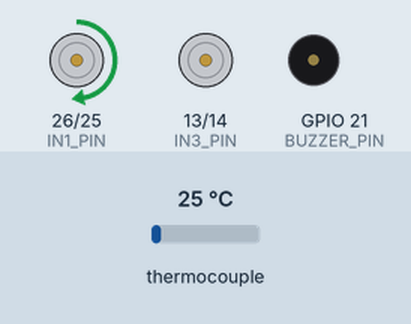
A sketch run on a simulated ESP32. Shown: motor-driver pin pairs drawn as motors (green arrow = first pin HIGH = forward, orange = second pin HIGH = backward, longer = more drive, scaled by the enable pin), buzzer (waves = sounding, pin HIGH). The inputs (shaded band) are chosen by the test bench; at power-on: thermocouple 25 °C. WiFi joins after 1.5 s; servers stay silent unless stated; random numbers use the default seed unless the sketch sets one; no MQTT or app messages arrive unless stated; what the sketch prints to the serial monitor is not drawn.

Above: at 1.6 s.
At 10.1 s:
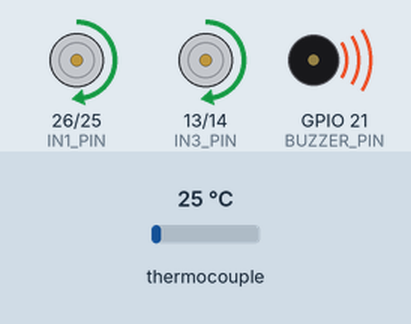
At 20.1 s:
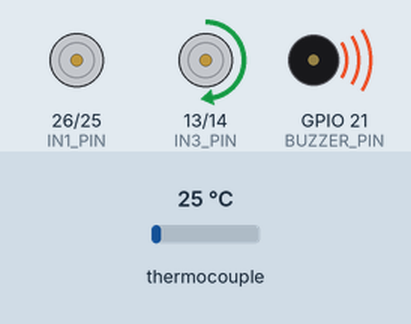
At 32.1 s:
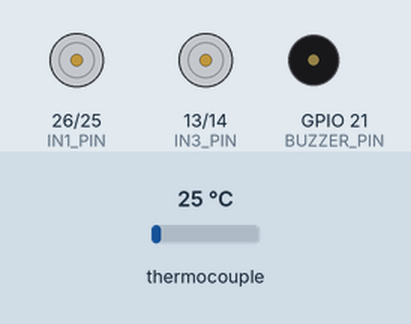
Timing chart, 0 to 33.6 s (numbered marks = the images above):
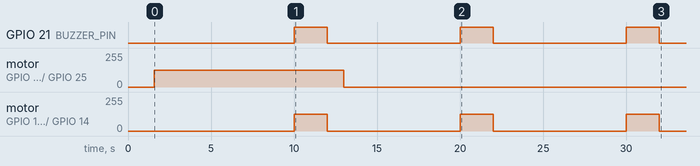

Measured:
- by itself, GPIO 21 (BUZZER_PIN): alternates HIGH for 2.0 s and LOW for 8.0 s
- by itself, motor on GPIO 26 (IN1_PIN) / GPIO 25 (IN2_PIN): stopped → forward 127/255 at 1.6 s, → stopped 11.4 s later
- by itself, motor on GPIO 13 (IN3_PIN) / GPIO 14 (IN4_PIN): alternates forward 127/255 for 2.0 s and stopped for 8.0 s

The sketch:

Firmware.ino
```cpp
// --- BAO GỒM TẤT CẢ THƯ VIỆN ---
#include <WiFi.h>
#include <PubSubClient.h>
#include <SPI.h>
#include <Adafruit_MAX31865.h>

 //--- CẤU HÌNH WI-FI & MQTT ---
const char* ssid = "utp"; // --> change by your Wifi SSID
const char* password = "12345678";  // --> change by your Wifi password
// SSID and Password in lolcal network
const char* mqtt_server = "192.168.137.14"; // --> check your MQTT broker IP or your server IP and change here
const int mqtt_port = 1883;

 WiFiClient espClient;
 PubSubClient client(espClient);

// --- CẤU HÌNH CẢM BIẾN NHIỆT ĐỘ (PT100) ---
#define MAX_CS 5
const float RREF = 430.0;
const float RNOMINAL = 100.0;
const float SAI_SO_OFFSET = 1.6;
Adafruit_MAX31865 thermo = Adafruit_MAX31865(MAX_CS);

// --- CẤU HÌNH CHÂN L298N (MOTOR) ---
const int IN1_PIN = 26;
const int IN2_PIN = 25;
const int ENA_PIN = 27;
const int MOTOR_SPEED_50_PERCENT = 127;
// --- Motor Feeder
const int IN3_PIN = 13;
const int IN4_PIN = 14;
const int ENB_PIN = 33;
const int MOTOR_FEED_SPEED = 127;

// --- MÁY CHO ĂN ---
#define BUZZER_PIN 21
#define FEED_INTERVAL 10000    // 10 giây
#define FEED_AMOUNT 10.0       // Trừ 10kg/lần
#define REFILL_INTERVAL 30000  // Sau 30 giây nạp lại

float foodWeight = 50.0;
unsigned long lastFeedTime = 0;
unsigned long emptyTime = 0;   // thời điểm hết thức ăn

// --- BIẾN TOÀN CỤC ---
float currentTemp = 0.0;
float currentPH = 7.5;
float currentDO = 100;
String motorStatus = "STOPPED";

unsigned long previousMillisTemp = 0;
unsigned long previousMillisPH_DO_Generate = 0;
unsigned long previousMillisDO_Recharge = 0;

const long intervalTemp = 1000;
const long intervalPH_DO_Generate = 40000;
const long intervalDO_Recharge = 1000;

// ============================================================
// HÀM ĐIỀU KHIỂN MOTOR
// ============================================================
void setSpeed(int speed) {
  speed = constrain(speed, 0, 255);
  analogWrite(ENA_PIN, speed);
}

void moveForward() {
  digitalWrite(IN1_PIN, HIGH);
  digitalWrite(IN2_PIN, LOW);
}

void stopMotor() {
  digitalWrite(IN1_PIN, LOW);
  digitalWrite(IN2_PIN, LOW);
}
//// Motor feeder
void setSpeed2(int speed) {
  speed = constrain(speed, 0, 255);
  analogWrite(ENB_PIN, speed);
}

void moveForward2() {
  digitalWrite(IN3_PIN, HIGH);
  digitalWrite(IN4_PIN, LOW);
}

void stopMotor2() {
  digitalWrite(IN3_PIN, LOW);
  digitalWrite(IN4_PIN, LOW);
}

// ============================================================
// HÀM BUZZER + CHO ĂN
// ============================================================
void beep(int duration_ms) {
  digitalWrite(BUZZER_PIN, HIGH);
  delay(duration_ms);
  digitalWrite(BUZZER_PIN, LOW);
}

void handleFeeding() {
  unsigned long now = millis();

  // Cho ăn mỗi 10 giây nếu còn thức ăn
  if (now - lastFeedTime >= FEED_INTERVAL && foodWeight > 0) {
    lastFeedTime = now;

    Serial.println("\n🐟 Cho ăn...");
    moveForward2();
    setSpeed2(MOTOR_FEED_SPEED);
    beep(2000);  // Bíp 1.5s
    stopMotor2();
    setSpeed2(0);
    foodWeight -= FEED_AMOUNT;
    if (foodWeight < 0) foodWeight = 0;

    Serial.print("📉 Còn lại: ");
    Serial.print(foodWeight);
    Serial.println(" kg");

    // // Gửi trạng thái thức ăn lên MQTT
     if (client.connected()) {
       client.publish("esp32/data/feed_weight", String(foodWeight, 1).c_str());
   }

    if (foodWeight == 0) {
      Serial.println("⚠️ ĐÃ HẾT THỨC ĂN!");
      beep(1500);
      beep(1500);
      emptyTime = now;
    }
  }

  // Sau 30 giây thì nạp lại 50kg
  if (foodWeight == 0 && (now - emptyTime >= REFILL_INTERVAL) && emptyTime != 0) {
    foodWeight = 50.0;
    Serial.println("\n🔄 ĐÃ NẠP LẠI 50KG THỨC ĂN!");
    beep(1500);
    Serial.println("🟢 Trạng thái: ĐANG ĐẦY");
    emptyTime = 0;

     if (client.connected()) {
       client.publish("esp32/data/feed_weight", "50.0");
       client.publish("esp32/data/feed_status", "REFILLED");
     }
  }
}

// ============================================================
// MQTT, WiFi, và Sensor cũ
// ============================================================
 void reconnect() {
   while (!client.connected()) {
     Serial.print("Dang thu ket noi MQTT den ");
     Serial.print(mqtt_server);
     Serial.print("...");

     if (client.connect("ESP32_Dashboard_Client")) {
       Serial.println("Da ket noi!");
     } else {
       Serial.print("That bai, loi = ");
       Serial.println(client.state());
       delay(5000);
     }
   }
}

float readCalibratedTemp() {
  uint8_t fault = thermo.readFault();
  if (fault) {
    thermo.clearFault();
    return -999.0;
  }
  float tempC_tho = thermo.temperature(RNOMINAL, RREF);
  return tempC_tho - SAI_SO_OFFSET;
}

float generateRandomPH() {
  return (float)random(750, 851) / 100.0;
}

float generateRandomDO() {
  return (float)random(90, 95);
}

void checkMotorLogic() {
  if (currentDO < 100.0) {
    if (motorStatus != "RUNNING") {
      Serial.println("DO < 100%. Dang bat motor suc khi...");
      moveForward();
      setSpeed(MOTOR_SPEED_50_PERCENT);
      motorStatus = "RUNNING";

       if (client.connected()) {
         client.publish("esp32/data/motor", "RUNNING - 50%");
       }
    }
  } else {
    if (motorStatus != "STOPPED") {
      Serial.println("DO da dat 100%. Dung motor.");
      stopMotor();
      setSpeed(0);
      motorStatus = "STOPPED";

       if (client.connected()) {
         client.publish("esp32/data/motor", "STOPPED");
       }
    }
  }
}

 void setup_wifi() {
   Serial.println("\n--- Khoi dong ---");
   Serial.print("Dang ket noi WiFi: ");
   Serial.println(ssid);
   WiFi.begin(ssid, password);
   while (WiFi.status() != WL_CONNECTED) {
     delay(500);
     Serial.print(".");
   }
   Serial.println("\nDa ket noi WiFi!");
   Serial.print("IP: ");
   Serial.println(WiFi.localIP());
 }

// ============================================================
// SETUP
// ============================================================
void setup() {
  Serial.begin(115200);

  pinMode(IN1_PIN, OUTPUT);
  pinMode(IN2_PIN, OUTPUT);
  pinMode(IN3_PIN, OUTPUT);
  pinMode(IN4_PIN, OUTPUT);
  stopMotor();
  stopMotor2();
  setSpeed(0);
  setSpeed2(0);

  pinMode(BUZZER_PIN, OUTPUT);
  digitalWrite(BUZZER_PIN, LOW);

  thermo.begin(MAX31865_2WIRE);
  randomSeed(analogRead(34));

  // --- Khởi tạo giá trị ban đầu ---
  currentTemp = readCalibratedTemp();
  currentPH = generateRandomPH();
  currentDO = generateRandomDO();

  // --- Gán mốc thời gian ban đầu để tránh random sớm ---
  previousMillisTemp = millis();
  previousMillisPH_DO_Generate = millis();
  previousMillisDO_Recharge = millis();

  Serial.println("\n=== KHỞI ĐỘNG MÁY CHO ĂN ===");
  Serial.println("📦 Lượng thức ăn ban đầu: 50 kg");
  Serial.println("🟢 Trạng thái: ĐANG ĐẦY");

  // ============================================================
  // 🟢 THÊM PHẦN KẾT NỐI WI-FI & MQTT ỔN ĐỊNH
  // ============================================================

  Serial.println("\n🔌 Đang kết nối Wi-Fi...");
  WiFi.begin(ssid, password);
  while (WiFi.status() != WL_CONNECTED) {
    delay(500);
    Serial.print(".");
  }
  Serial.println("\n✅ Đã kết nối Wi-Fi!");
  Serial.print("IP: ");
  Serial.println(WiFi.localIP());

  // --- Cấu hình MQTT ---
  client.setServer(mqtt_server, mqtt_port);
  Serial.print("📡 Đang thử kết nối MQTT đến ");
  Serial.println(mqtt_server);

  // --- Kết nối MQTT ổn định, không crash ---
  while (!client.connected()) {
    Serial.print("⏳ Kết nối MQTT...");
    if (client.connect("ESP32_Dashboard_Client")) {
      Serial.println("✅ Thành công!");
    } else {
      Serial.print("❌ Lỗi, mã lỗi = ");
      Serial.println(client.state());
      delay(2000);
    }
  }

  Serial.println("📶 MQTT đã sẵn sàng!\n");
}


// ============================================================
// LOOP
// ============================================================
void loop() {
   if (!client.connected()) reconnect();
   client.loop();

  unsigned long currentMillis = millis();

  // 1️⃣ Gửi dữ liệu sensor mỗi 1s
  if (currentMillis - previousMillisTemp >= intervalTemp) {
    previousMillisTemp = currentMillis;
    float newTemp = readCalibratedTemp();
    if (newTemp != -999.0) currentTemp = newTemp;

     if (client.connected()) {
       client.publish("esp32/data/temp", String(currentTemp, 2).c_str());
       client.publish("esp32/data/ph", String(currentPH, 2).c_str());
       client.publish("esp32/data/do", String(currentDO, 1).c_str());
     }

    Serial.print("Temp: "); Serial.print(currentTemp, 2);
    Serial.print(" | pH: "); Serial.print(currentPH, 2);
    Serial.print(" | DO: "); Serial.print(currentDO, 1);
    Serial.print(" | Motor: "); Serial.println(motorStatus);
  }

  // 2️⃣ Sinh giá trị pH, DO mới mỗi 30s
  if (currentMillis - previousMillisPH_DO_Generate >= intervalPH_DO_Generate) {
    previousMillisPH_DO_Generate = currentMillis;
    currentPH = generateRandomPH();
    currentDO = generateRandomDO();
    Serial.println("\n*** (30s) Tao gia tri moi ***");
  }

  // 3️⃣ Tăng DO 0.6 mỗi 1s nếu <100
  if (currentMillis - previousMillisDO_Recharge >= intervalDO_Recharge) {
    previousMillisDO_Recharge = currentMillis;
    if (currentDO < 100.0) {
      currentDO += 0.6;
      if (currentDO > 100.0) currentDO = 100.0;
    }
  }

  // 4️⃣ Kiểm tra logic motor
  checkMotorLogic();

  // 5️⃣ Máy cho ăn tự động
  handleFeeding();

  // 6️⃣ Gửi dữ liệu số lượng thức ăn còn lại mỗi 1s
  static unsigned long previousMillisFeed = 0;
  const long intervalFeed = 1000; // 1 giây
  if (currentMillis - previousMillisFeed >= intervalFeed) {
    previousMillisFeed = currentMillis;

    if (client.connected()) {
      client.publish("esp32/data/feed_remaining", String(foodWeight, 1).c_str());
    }
  }
}
```
